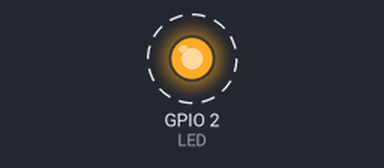
Bench run of a sketch on a simulated ESP32. Parts: output pins drawn as LEDs (lit = HIGH). Dashed ring = blinking. What the sketch prints to the serial monitor is not drawn.

Above: at 0.5 s.
Timing chart, 0 to 4.6 s (numbered marks = the images above):
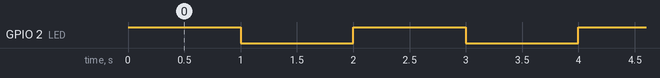

The sketch:

coreRTOSESP32.ino
```cpp
#define LED 2
void setup() {
  // initialize digital pin LED_BUILTIN as an output.
  pinMode (LED, OUTPUT);

  Serial.begin (115200);

  xTaskCreatePinnedToCore (loop2,"loop2", 1000, NULL, 0, NULL, 1);         //or I can write : xTaskCreatePinnedToCore(loop2,"loop2", 1000, NULL, 0, NULL, 0);
  xTaskCreatePinnedToCore(WIFi, "WIFILOOP", 1000, NULL, 0, NULL, 0);
}

// the loop function runs over and over again forever
void loop() {
  digitalWrite (LED, HIGH);  // turn the LED on (HIGH is the voltage level)
  delay (1000);  // wait for a second
  digitalWrite (LED, LOW); // turn the LED off by making the voltage LOW
  delay (1000);  // wait for a second
  Serial.print("CORE:"); Serial.println(xPortGetCoreID());
}

// the loop2 function also runs forver but as a parallel task
void loop2 (void* pvParameters) {
  while (1) {
    Serial.print ("Hello");
    delay (500); // wait for half a second
    Serial.println (" World");
    delay (500); // wait for half a second
  }
}

void WIFi (void* pvParameters) {
  while(1) {
    Serial.println("WIFICORE:");Serial.println(xPortGetCoreID());
    delay(1000);
  }
}
```

Measured:
- by itself, GPIO 2 (LED): alternates HIGH for 1.0 s and LOW for 1.0 s
